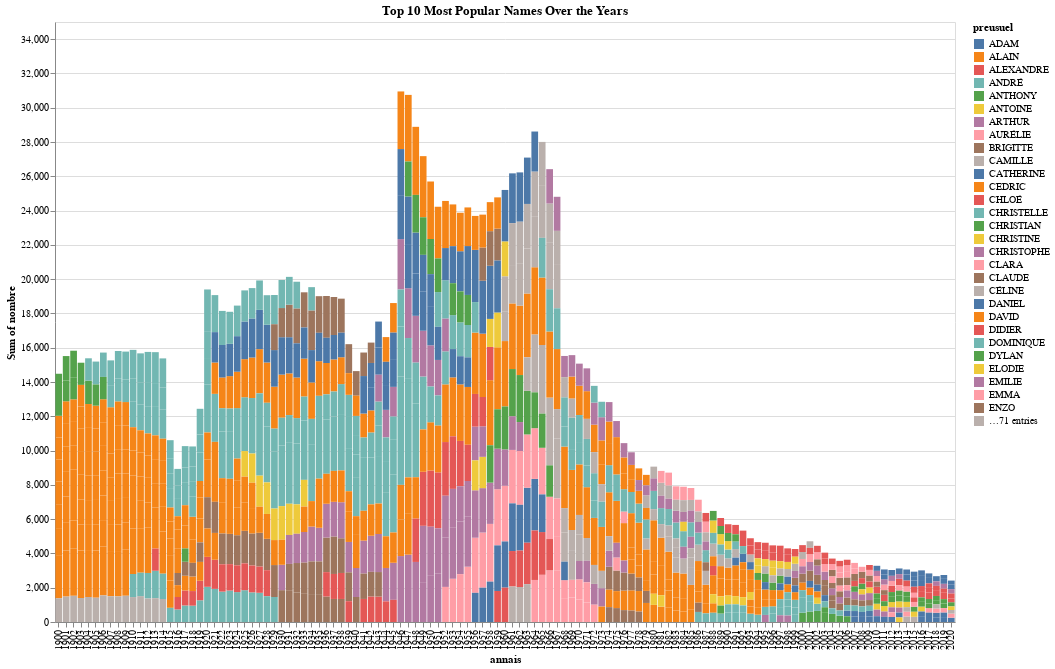

The code cell stored with this chart in its notebook:
### Code cell
# Creating the stacked bar chart
chart = alt.Chart(top_10_names).mark_bar().encode(
    x='annais:O',
    y='sum(nombre):Q',
    color='preusuel:N',
    tooltip=['preusuel:N', 'annais:O', 'nombre:Q']
).properties(
    width=900,
    height=600,
    title='Top 10 Most Popular Names Over the Years'
)

chart

### Figure 1 — Vega-Lite specification as saved in the notebook (floating-point values rounded to 4 significant figures; data arrays with more than 128 entries replaced by an {"elided": "..."} marker saying what was removed)
{"config": {"view": {"continuousWidth": 300, "continuousHeight": 300}}, "data": {"name": "data-b68f6d384c7c9fd8d8f52c98e50fff6c"}, "mark": {"type": "bar"}, "encoding": {"color": {"field": "preusuel", "type": "nominal"}, "tooltip": [{"field": "preusuel", "type": "nominal"}, {"field": "annais", "type": "ordinal"}, {"field": "nombre", "type": "quantitative"}], "x": {"field": "annais", "type": "ordinal"}, "y": {"aggregate": "sum", "field": "nombre", "type": "quantitative"}}, "height": 600, "title": "Top 10 Most Popular Names Over the Years", "width": 900, "$schema": "https://vega.github.io/schema/vega-lite/v5.8.0.json", "datasets": {"data-b68f6d384c7c9fd8d8f52c98e50fff6c": {"elided": "1210 records"}}}
